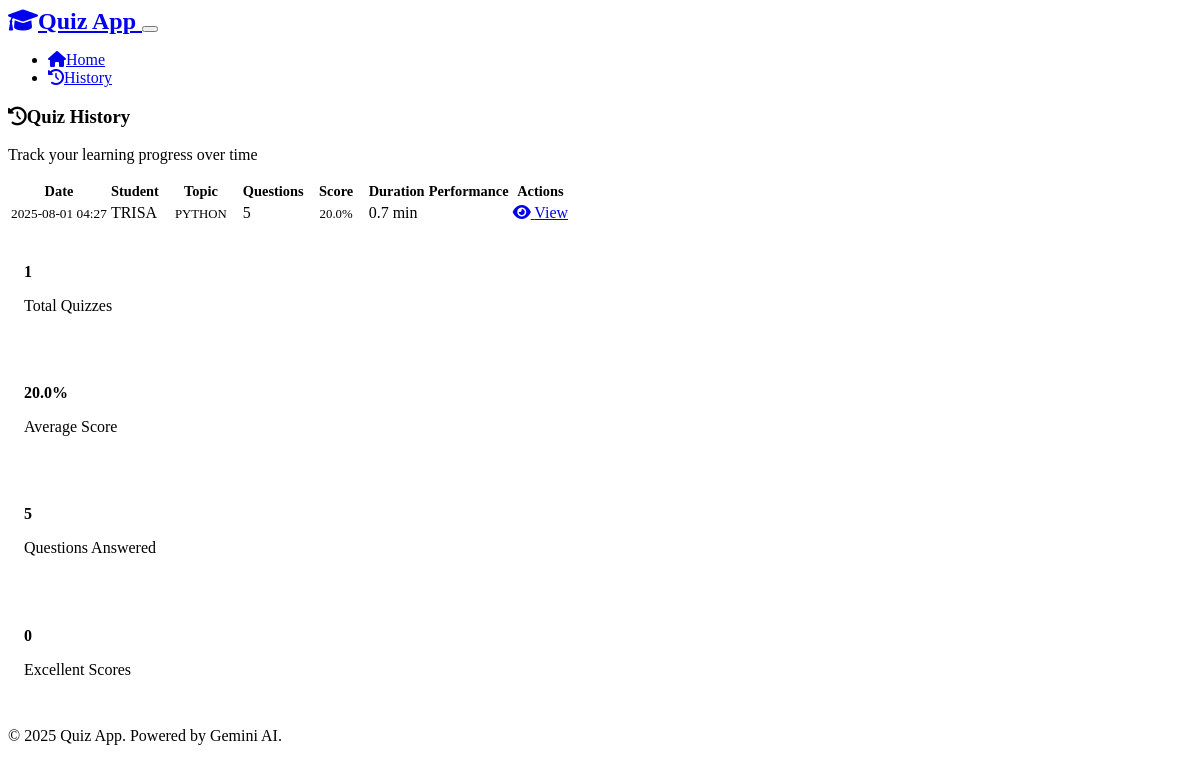
The app's page /history with its own data.
### models.py (models this page shows, shortened)
class QuizSession(db.Model):
    id = db.Column(db.Integer, primary_key=True)
    student_name = db.Column(db.String(100), nullable=False)
    topic = db.Column(db.String(100), nullable=False)
    start_time = db.Column(db.DateTime, default=datetime.utcnow)
    end_time = db.Column(db.DateTime)
    total_questions = db.Column(db.Integer, default=0)
    correct_answers = db.Column(db.Integer, default=0)
    score_percentage = db.Column(db.Float, default=0.0)
    completed = db.Column(db.Boolean, default=False)
    questions = db.relationship('Question', backref='quiz_session', lazy=True, cascade='all, delete-orphan')
    def get_duration_minutes(self):
        if self.start_time and self.end_time:
            duration = self.end_time - self.start_time
            return round(duration.total_seconds() / 60, 2)
        return 0

### routes.py (the view)
@app.route('/history')
def history():
    quiz_sessions = QuizSession.query.filter_by(completed=True).order_by(
        QuizSession.end_time.desc()
    ).all()
    return render_template('history.html', quiz_sessions=quiz_sessions)

### templates/history.html (shortened to what this page needs)
{% extends "base.html" %}
{% block content %}
<div class="row">
    <div class="col-12">
        <div class="card">
            <div class="card-header">
                <h3><i class="fas fa-history me-2"></i>Quiz History</h3>
                <p class="mb-0 text-muted">Track your learning progress over time</p>
            </div>
            <div class="card-body">
                {% if quiz_sessions %}
                    <div class="table-responsive">
                        <table class="table table-hover">
                            <thead>
                                <tr>
                                    <th>Date</th>
                                    <th>Student</th>
                                    <th>Topic</th>
                                    <th>Questions</th>
                                    <th>Score</th>
                                    <th>Duration</th>
                                    <th>Performance</th>
                                    <th>Actions</th>
                                </tr>
                            </thead>
                            <tbody>
                                {% for session in quiz_sessions %}
                                <tr>
                                    <td>
                                        <small>{{ session.end_time.strftime('%Y-%m-%d %H:%M') if session.end_time else 'N/A' }}</small>
                                    </td>
                                    <td>{{ session.student_name }}</td>
                                    <td>
                                        <span class="badge bg-secondary">{{ session.topic }}</span>
                                    </td>
                                    <td>{{ session.total_questions }}</td>
                                    <td>
                                        <span class="badge
                                            {% if session.score_percentage >= 80 %}bg-success
                                            {% elif session.score_percentage >= 60 %}bg-info
                                            {% else %}bg-warning{% endif %}">
                                            {{ "%.1f"|format(session.score_percentage) }}%
                                        </span>
                                    </td>
                                    <td>{{ "%.1f"|format(session.get_duration_minutes()) }} min</td>
                                    <td>
                                        <div class="progress" style="height: 6px; width: 80px;">
                                        </div>
                                    </td>
                                    <td>
                                        <a href="{{ url_for('results', session_id=session.id) }}"
                                           class="btn btn-sm btn-outline-primary">
                                            <i class="fas fa-eye"></i> View
                                        </a>
                                    </td>
                                </tr>
                                {% endfor %}
                            </tbody>
                        </table>
                    </div>
                    <div class="row mt-4">
                        <div class="col-md-3 col-6 mb-3">
                            <div class="stat-card text-center">
                                <h4 class="text-primary">{{ quiz_sessions|length }}</h4>
                                <p class="mb-0 text-muted">Total Quizzes</p>
                            </div>
                        </div>
                        <div class="col-md-3 col-6 mb-3">
                            <div class="stat-card text-center">
                                <h4 class="text-success">
                                    {{ "%.1f"|format((quiz_sessions|sum(attribute='score_percentage')) / quiz_sessions|length) }}%
                                </h4>
                                <p class="mb-0 text-muted">Average Score</p>
                            </div>
                        </div>
                        <div class="col-md-3 col-6 mb-3">
                            <div class="stat-card text-center">
                                <h4 class="text-info">
                                    {{ (quiz_sessions|sum(attribute='total_questions')) }}
                                </h4>
                                <p class="mb-0 text-muted">Questions Answered</p>
                            </div>
                        </div>
                        <div class="col-md-3 col-6 mb-3">
                            <div class="stat-card text-center">
                                <h4 class="text-warning">
                                    {{ quiz_sessions|selectattr('score_percentage', 'ge', 80)|list|length }}
                                </h4>
                                <p class="mb-0 text-muted">Excellent Scores</p>
                            </div>
                        </div>
                    </div>
                {% endif %}
            </div>
        </div>
    </div>
</div>
{% endblock %}

### templates/base.html (shortened to what this page needs)
<!DOCTYPE html>
<html lang="en" data-bs-theme="dark">
<head>
    <link href="https://cdn.replit.com/agent/bootstrap-agent-dark-theme.min.css" rel="stylesheet">
    <link href="https://cdnjs.cloudflare.com/ajax/libs/font-awesome/6.0.0/css/all.min.css" rel="stylesheet">
    <link href="{{ url_for('static', filename='style.css') }}" rel="stylesheet">
</head>
<body>
    <nav class="navbar navbar-expand-lg navbar-dark bg-dark">
        <div class="container">
            <a class="navbar-brand" href="{{ url_for('index') }}">
                <i class="fas fa-graduation-cap me-2"></i>Quiz App
            </a>
            <button class="navbar-toggler" type="button" data-bs-toggle="collapse" data-bs-target="#navbarNav">
            </button>
            <div class="collapse navbar-collapse" id="navbarNav">
                <ul class="navbar-nav ms-auto">
                    <li class="nav-item">
                        <a class="nav-link" href="{{ url_for('index') }}">
                            <i class="fas fa-home me-1"></i>Home
                        </a>
                    </li>
                    <li class="nav-item">
                        <a class="nav-link" href="{{ url_for('history') }}">
                            <i class="fas fa-history me-1"></i>History
                        </a>
                    </li>
                </ul>
            </div>
        </div>
    </nav>
    <main class="container my-4">
        {% block content %}{% endblock %}
    </main>
    <footer class="bg-dark text-light py-4 mt-5">
        <div class="container text-center">
            <p>&copy; 2025 Quiz App. Powered by Gemini AI.</p>
        </div>
    </footer>
</body>
</html>

### static/style.css (style rules this page uses)
.stat-card { padding: 1rem; border-radius: 0.5rem; background-color: var(--bs-body-bg); border: 1px solid var(--bs-border-color); }
.stat-card h3, .stat-card h4 { margin-bottom: 0.5rem; font-weight: bold; }
.progress { border-radius: 10px; }
.card { transition: transform 0.2s ease, box-shadow 0.2s ease; }
.table-responsive { border-radius: 0.5rem; }
.table { margin-bottom: 0; }
.table th { border-top: none; font-weight: 600; font-size: 0.9rem; color: var(--bs-secondary); }
.table td { vertical-align: middle; }
.navbar-brand { font-weight: bold; font-size: 1.5rem; }
footer { margin-top: auto; }
.btn { border-radius: 0.5rem; font-weight: 500; }
.badge { font-size: 0.8rem; padding: 0.5rem 0.75rem; }

### records on screen
QuizSession: end_time "2025-08-01 04:27", student_name "TRISA", topic "PYTHON", total_questions "5", score_percentage "20.0", get_duration_minutes "0.7"

### other values on screen
{{ quiz_sessions|length }} "1"
{{ (quiz_sessions|sum(attribute='total_questions')) }} "5"
{{ quiz_sessions|selectattr('score_percentage', 'ge', 80)|list|length }} "0"
